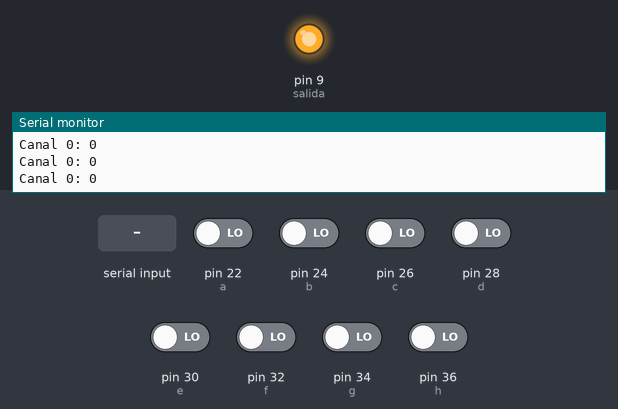
This sketch was run on a simulated Arduino Mega 2560, built with avr-gcc and run on an emulated ATmega2560. Parts: output pins drawn as LEDs (lit = HIGH), the last lines printed to the serial monitor. The test bench sets the inputs (shaded band); at power-on: pin 22 (a), pin 24 (b), pin 26 (c), pin 28 (d), pin 30 (e), pin 32 (f), pin 34 (g), pin 36 (h) LOW.

Above: at 1.2 s.
1.3 s: "1" received over the second serial link
At 2.1 s:
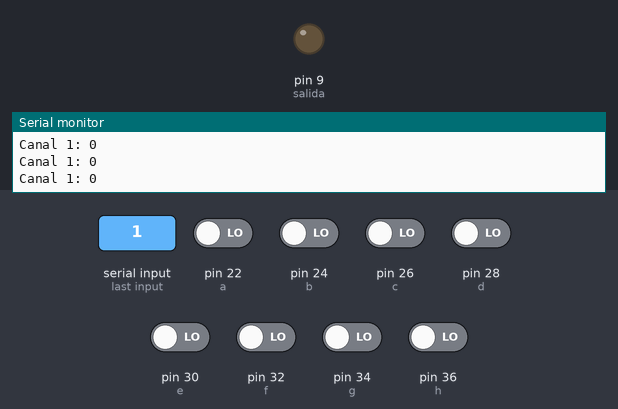
2.8 s: "0" received over the second serial link
At 3.8 s:
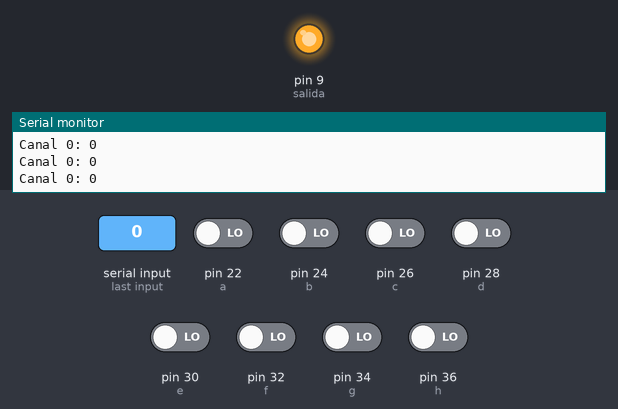
Timing chart, 0 to 5.8 s (numbered marks = the images above; inputs shaded):
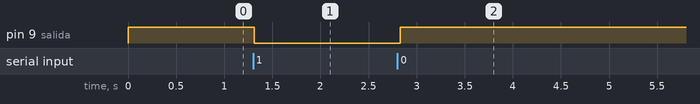

The sketch:

P8.ino
```cpp
double bits[8], decimal;
int temp, angulo;
const int a = 22, b = 24, c = 26, d = 28, e = 30, f = 32, g = 34, h = 36, salida = 9;
const double resolucion = 5.00/255.00;
int val = '0', estado = 0;

void setup() {
	// put your setup code here, to run once:
	Serial.begin(9600);
	Serial3.begin(9600);
	pinMode(a, INPUT);
	pinMode(b, INPUT);
	pinMode(c, INPUT);
	pinMode(d, INPUT);
	pinMode(e, INPUT);
	pinMode(f, INPUT);
	pinMode(g, INPUT);
	pinMode(h, INPUT);
	pinMode(salida, OUTPUT);
}

void loop() {
	// put your main code here, to run repeatedly:
	bits[0] = digitalRead(a);
	bits[1] = digitalRead(b);
	bits[2] = digitalRead(c);
	bits[3] = digitalRead(d);
	bits[4] = digitalRead(e);
	bits[5] = digitalRead(f);
	bits[6] = digitalRead(g);
	bits[7] = digitalRead(h);

	decimal = bits[0] + bits[1]*2 + bits[2]*4 + bits[3]*8 + bits[4]*16 + bits[5]*32 + bits[6]*64 + bits[7]*128;
	temp = resolucion*decimal*10;
	angulo = resolucion*decimal*57;

	if(Serial3.available())
	{
		val = Serial3.read();
	}
	if(val == '1')
	{
		estado = 1;
	}
	else if(val == '0')
	{
		estado = 0;
	}

	if(estado == 0)
	{
		digitalWrite(salida, HIGH);
		Serial.print("Canal 0: ");
		Serial3.println(temp);
		Serial.println(temp);
	}
	else if(estado == 1)
	{
		digitalWrite(salida, LOW);
		Serial.print("Canal 1: ");
		Serial3.println(angulo);
		Serial.println(angulo);
    }

  delay(50);
}
```

Measured:
- after the input at 1.3 s, pin 9 (salida): HIGH → LOW at once
- after the input at 2.8 s, pin 9 (salida): LOW → HIGH at once
